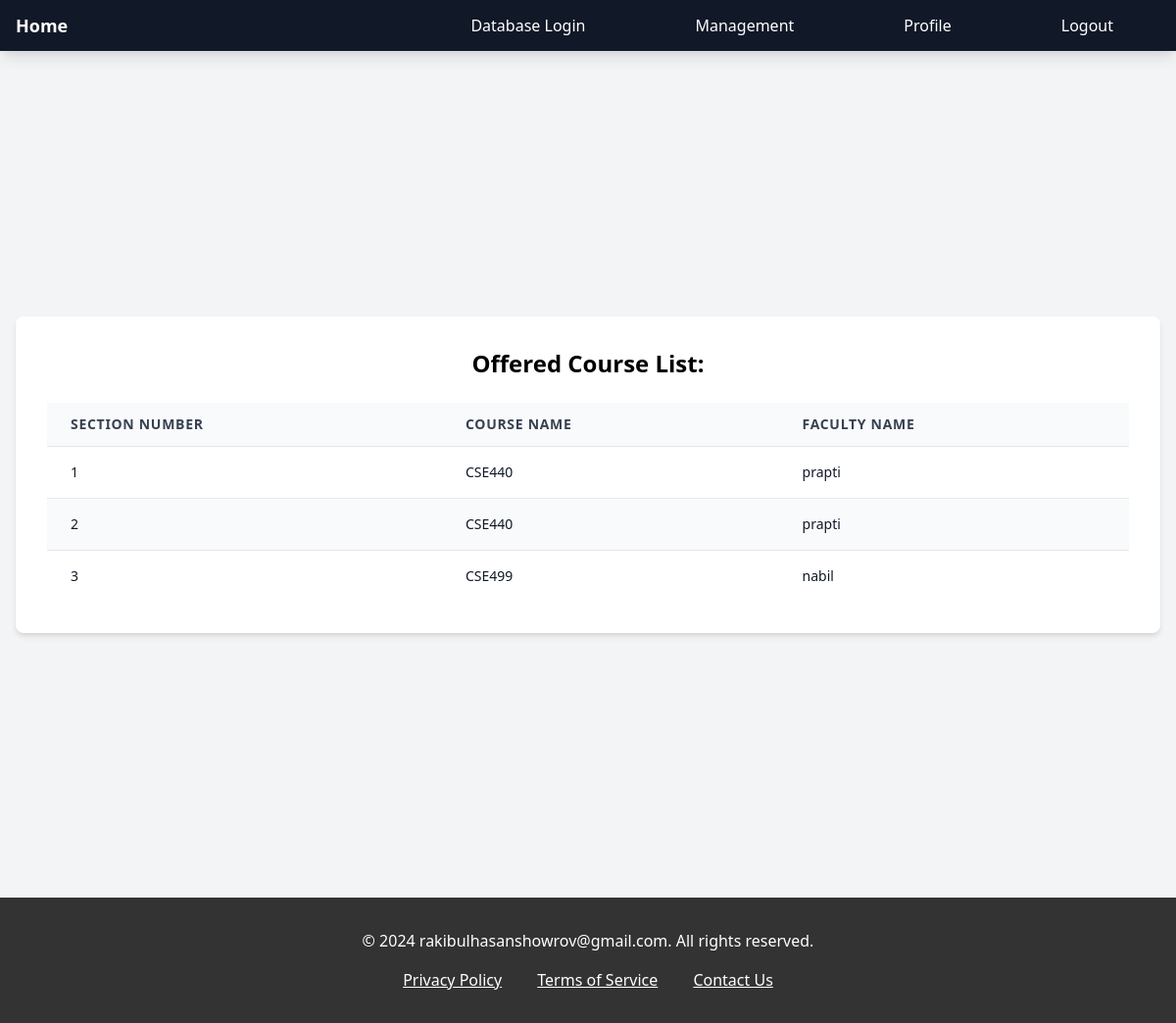
Before: /dbmanage/courses/ (signed in) with the older database file.
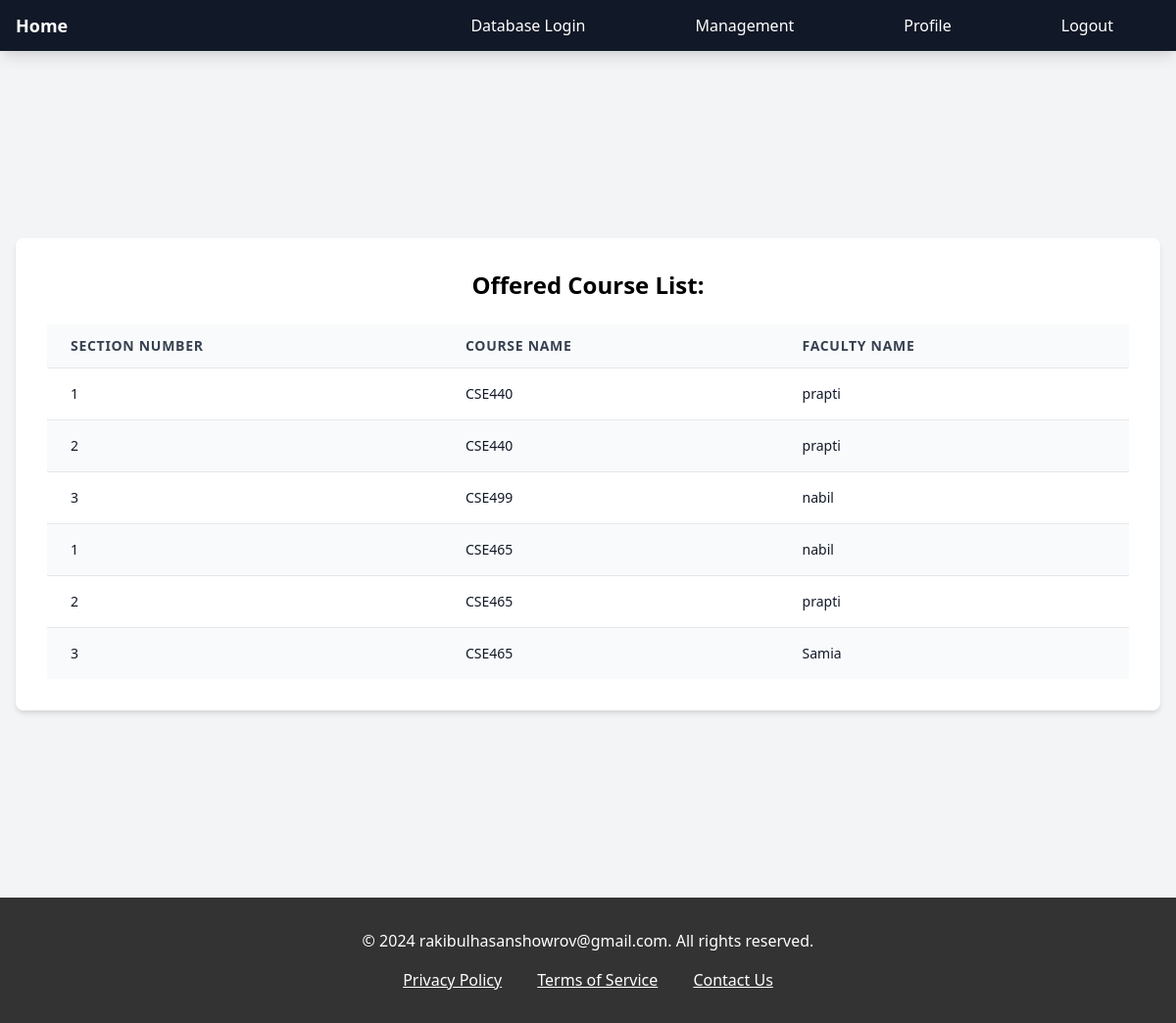
After: the same page with the newer database file.
### userprofile/models.py (models this page shows, shortened)
class Course(models.Model):
    section_number = models.IntegerField()
    name = models.CharField(max_length=100)
    timing = models.CharField(max_length=20)  # Change to CharField to store the time in '12:15 PM' format
    faculty_name = models.CharField(max_length=100)
    class Meta:
        constraints = [
            models.UniqueConstraint(fields=['section_number', 'name'], name='unique_section_per_course')
        ]

### dbmanage/views.py (the view)
# urls.py: path('courses/', views.course_list, name='course_list'),
@login_required(login_url='login')
def course_list(request):
    courses = Course.objects.all()
    return render(request, 'course_list.html', {'courses': courses})

### templates/course_list.html (shortened to what this page needs)
{% extends 'base.html' %}
{% block content %}
<div class="min-h-screen bg-gray-100 flex items-center justify-center">
    <div class="bg-white shadow-md rounded-lg p-8 w-full">
        <h1 class="text-2xl font-semibold text-center mb-6">Offered Course List:</h1>
        <div class="overflow-x-auto">
            <table class="min-w-full bg-blue-50 divide-y divide-gray-200">
                <thead class="bg-gray-50">
                    <tr>
                        <th scope="col" class="px-6 py-3 text-left text-sm font-bold text-gray-700 uppercase tracking-wider">
                            Section Number
                        </th>
                        <th scope="col" class="px-6 py-3 text-left text-sm font-bold text-gray-700 uppercase tracking-wider">
                            Course Name
                        </th>
                        <th scope="col" class="px-6 py-3 text-left text-sm font-bold text-gray-700 uppercase tracking-wider">
                            Faculty Name
                        </th>
                    </tr>
                </thead>
                <tbody class="bg-white divide-y divide-gray-200">
                    {% for course in courses %}
                        <tr class="{% cycle 'bg-white' 'bg-gray-50' %}">
                            <td class="px-6 py-4 whitespace-nowrap text-sm text-gray-900">
                                {{ course.section_number }}
                            </td>
                            <td class="px-6 py-4 whitespace-nowrap text-sm text-gray-900">
                                {{ course.name }}
                            </td>
                            <td class="px-6 py-4 whitespace-nowrap text-sm text-gray-900">
                                {{ course.faculty_name }}
                            </td>
                        </tr>
                    {% endfor %}
                </tbody>
            </table>
        </div>
    </div>
</div>
{% endblock %}

Changed rows visible on the page:
added Course: section_number "1", name "CSE465", faculty_name "nabil"
added Course: section_number "2", name "CSE465", faculty_name "prapti"
added Course: section_number "3", name "CSE465", faculty_name "Samia"
